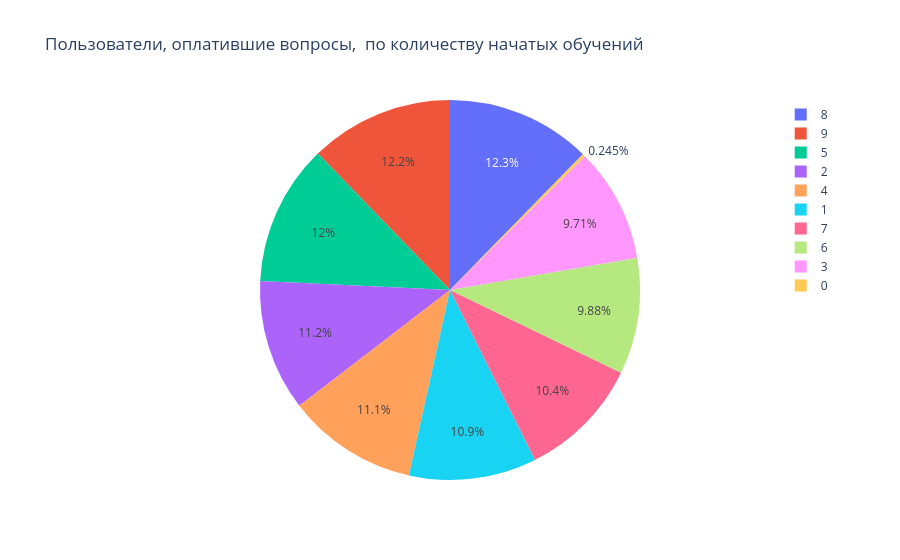

Write notebook code for a chart like this one.
### Code cell
# своддим данные для круговой диаграммы
pie_data = start_pivot[['tutorial_start_count', 'conversion_rate']]

# создаем круговую диаграмму, оплативших вопросы пользователей, по группам по количеству начатых обучений
fig = px.pie(values=pie_data['conversion_rate'], names=pie_data['tutorial_start_count'], 
             title='Пользователи, оплатившие вопросы,  по количеству начатых обучений')
fig.show()

### Figure 1 — Plotly figure (JSON) as saved in the notebook; plotly's stock layout.template omitted (floating-point values rounded to 4 significant figures)
{"data": [{"domain": {"x": [0, 1], "y": [0, 1]}, "hovertemplate": "label=%{label}<br>value=%{value}<extra></extra>", "labels": [0.0, 1.0, 2.0, 3.0, 4.0, 5.0, 6.0, 7.0, 8.0, 9.0], "legendgroup": "", "name": "", "showlegend": true, "type": "pie", "values": [0.003, 0.133, 0.137, 0.119, 0.136, 0.147, 0.121, 0.128, 0.151, 0.15]}], "layout": {"legend": {"tracegroupgap": 0}, "title": {"text": "Пользователи, оплатившие вопросы,  по количеству начатых обучений"}}}
